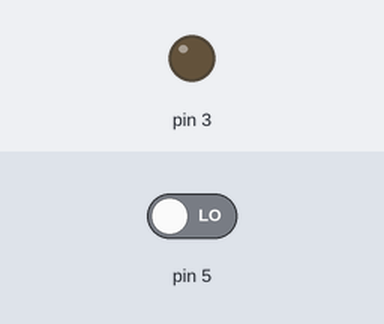
Recording of a sketch running on a simulated Arduino Uno, built with avr-gcc and run on an emulated ATmega328P. On the bench: output pins drawn as LEDs (lit = HIGH). The test bench sets the inputs (shaded band); at power-on: pin 5 LOW.

Above: at 1.2 s.
1.3 s: pin 5 driven HIGH
At 1.7 s:
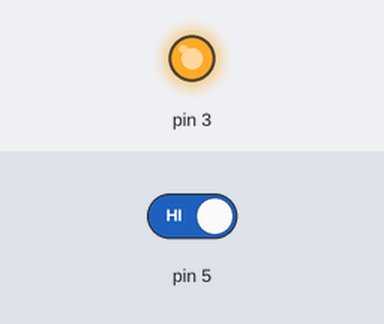
2.8 s: pin 5 driven LOW
At 4.0 s:
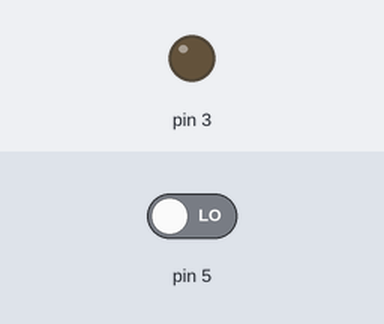
Timing chart, 0 to 5.8 s (numbered marks = the images above; inputs shaded):
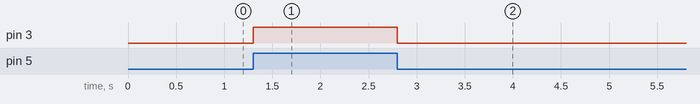

Measured:
- after the input at 1.3 s, pin 3: LOW → HIGH at once
- after the input at 2.8 s, pin 3: HIGH → LOW at once

The sketch:

automatic_bathroomlight1.ino
```cpp
// C++ code
//
void setup()
{
  pinMode(5,INPUT);
  pinMode(3,OUTPUT);
}

void loop()
{
  int a=digitalRead(5);
  if(a==1){
    digitalWrite(3,HIGH);
  }else {
    digitalWrite(3,LOW);
  }
 }
```
